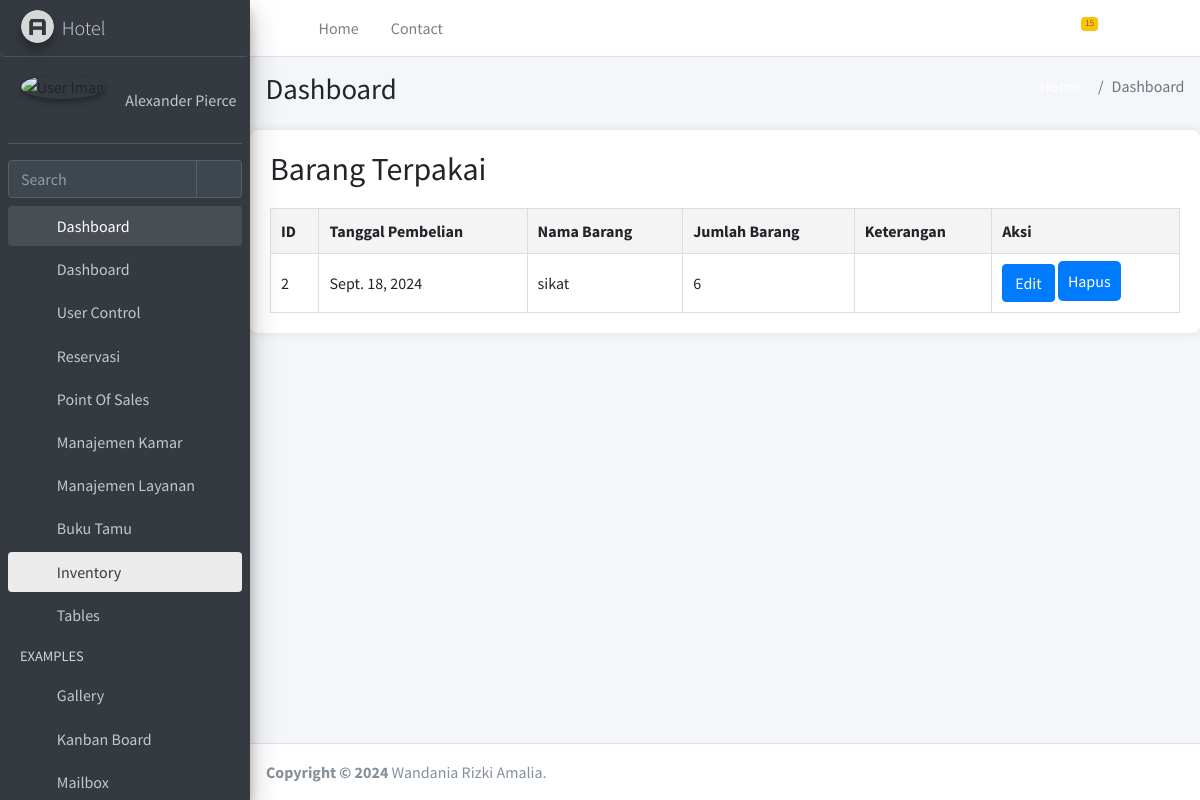
Screenshot of /hotel/barang_terpakai/ with the database file from the repository.
### hotel/models.py (models this page shows, shortened)
class InventoryItem(models.Model):
    PURCHASE_UNIT_CHOICES = [
        ('item', 'Item'),
        ('pcs', 'Pcs'),
        ('box', 'Box'),
        ('kg', 'Kg'),
    ]
    tanggal_pembelian = models.DateField()  # Tanggal pembelian
    no_po_nota = models.CharField(max_length=100, blank=True, null=True)  # Nomor PO/nota
    nama_supplier = models.CharField(max_length=200, default='Unknown')  # Nama supplier
    nama_barang = models.CharField(max_length=200, default='Unknown')  # Nama barang
    satuan = models.CharField(max_length=10, choices=PURCHASE_UNIT_CHOICES, default='pcs')  # Satuan
    jumlah = models.PositiveIntegerField(default=1)  # Jumlah barang
    harga_satuan = models.DecimalField(max_digits=10, decimal_places=2)  # Harga satuan
    total_harga = models.DecimalField(max_digits=10, decimal_places=2, blank=True)  # Total harga
    stok_awal = models.PositiveIntegerField()  # Stok awal
    stok_tersedia = models.PositiveIntegerField(default=0, editable=False)  # Sisa stok
    keterangan = models.TextField(blank=True, null=True) #keterangannya

### hotel/views.py (the view)
# urls.py: path('barang_terpakai/', views.barang_terpakai, name='barang_terpakai'),
def barang_terpakai(request):
    items = InventoryItem.objects.all()
    return render(request, 'barang_terpakai.html', {'items': items})

### hotel/templates/barang_terpakai.html (shortened to what this page needs)
<!DOCTYPE html>
{% load static %}
<html lang="en">
<head>
  <link rel="stylesheet" href="{% static 'assets/plugins/fontawesome-free/css/all.min.css' %}">
  <link rel="stylesheet" href="{% static 'assets/https://code.ionicframework.com/ionicons/2.0.1/css/ionicons.min.css' %}">
  <link rel="stylesheet" href="{% static 'assets/plugins/tempusdominus-bootstrap-4/css/tempusdominus-bootstrap-4.min.css' %}">
  <link rel="stylesheet" href="{% static 'assets/plugins/icheck-bootstrap/icheck-bootstrap.min.css' %}">
  <link rel="stylesheet" href="{% static 'assets/plugins/jqvmap/jqvmap.min.css' %}">
  <link rel="stylesheet" href="{% static 'assets/dist/css/adminlte.min.css' %}">
  <link rel="stylesheet" href="{% static 'assets/plugins/overlayScrollbars/css/OverlayScrollbars.min.css' %}">
  <link rel="stylesheet" href="{% static 'assets/plugins/daterangepicker/daterangepicker.css' %}">
  <link rel="stylesheet" href="{% static 'assets/plugins/summernote/summernote-bs4.min.css' %}">
</head>
<body class="hold-transition sidebar-mini layout-fixed">
<div class="wrapper">
  <nav class="main-header navbar navbar-expand navbar-white navbar-light">
    <ul class="navbar-nav">
      <li class="nav-item">
        <a class="nav-link" data-widget="pushmenu" href="#" role="button"><i class="fas fa-bars"></i></a>
      </li>
      <li class="nav-item d-none d-sm-inline-block">
        <a href="index3.html" class="nav-link">Home</a>
      </li>
      <li class="nav-item d-none d-sm-inline-block">
        <a href="#" class="nav-link">Contact</a>
      </li>
    </ul>
    <ul class="navbar-nav ml-auto">
      <li class="nav-item dropdown">
        <a class="nav-link" data-toggle="dropdown" href="#">
          <span class="badge badge-warning navbar-badge">15</span>
        </a>
      </li>
      <li class="nav-item">
        <a class="nav-link" data-widget="fullscreen" href="#" role="button">
          <i class="fas fa-expand-arrows-alt"></i>
        </a>
      </li>
      <li class="nav-item">
        <a class="nav-link" data-widget="control-sidebar" data-controlsidebar-slide="true" href="#" role="button">
          <i class="fas fa-th-large"></i>
        </a>
      </li>
    </ul>
  </nav>
  <aside class="main-sidebar sidebar-dark-primary elevation-4">
    <a href="index3.html" class="brand-link">
      <img src="{% static 'assets/dist/img/AdminLTELogo.png' %}" alt="AdminLTE Logo" class="brand-image img-circle elevation-3" style="opacity: .8">
      <span class="brand-text font-weight-light">Hotel</span>
    </a>
    <div class="sidebar">
      <div class="user-panel mt-3 pb-3 mb-3 d-flex">
        <div class="image">
          <img src="{% static 'assets/dist/img/user2-160x160.jpg' %}" class="img-circle elevation-2" alt="User Image">
        </div>
        <div class="info">
          <a href="#" class="d-block">Alexander Pierce</a>
        </div>
      </div>
      <div class="form-inline">
        <div class="input-group" data-widget="sidebar-search">
          <input class="form-control form-control-sidebar" type="search" placeholder="Search" aria-label="Search">
          <div class="input-group-append">
            <button class="btn btn-sidebar">
              <i class="fas fa-search fa-fw"></i>
            </button>
          </div>
        </div>
      </div>
      <nav class="mt-2">
        <ul class="nav nav-pills nav-sidebar flex-column" data-widget="treeview" role="menu" data-accordion="false">
          <li class="nav-item menu-open">
            <a href="#" class="nav-link ">
              <i class="nav-icon fas fa-tachometer-alt"></i>
              <p>
                Dashboard
                <i class="right fas fa-angle-left"></i>
              </p>
            </a>
            <ul class="nav nav-treeview">
              <li class="nav-item">
                <a href="{% url 'base' %}" class="nav-link ">
                  <i class="far fa-circle nav-icon"></i>
                  <p>Dashboard</p>
                </a>
              </li>
              <li class="nav-item">
                <a href="{% url 'user_list' %}" class="nav-link ">
                  <i class="far fa-circle nav-icon"></i>
                  <p>User Control</p>
                </a>
              </li>
              <li class="nav-item">
                <a href="#" class="nav-link">
                  <i class="nav-icon fas fa-copy"></i>
                  <p>
                    Reservasi
                    <i class="fas fa-angle-left right"></i>
                  </p>
                </a>
              </li>
              <li class="nav-item">
                <a href="#" class="nav-link">
                  <i class="nav-icon fas fa-chart-pie"></i>
                  <p>
                    Point Of Sales
                    <i class="right fas fa-angle-left"></i>
                  </p>
                </a>
              </li>
          <li class="nav-item">
            <a href="#" class="nav-link">
              <i class="nav-icon fas fa-chart-pie"></i>
              <p>
                Manajemen Kamar
                <i class="right fas fa-angle-left"></i>
              </p>
            </a>
          </li>
              <li class="nav-item">
                <a href="#" class="nav-link">
                  <i class="nav-icon fas fa-chart-pie"></i>
                  <p>
                    Manajemen Layanan
                    <i class="right fas fa-angle-left"></i>
                  </p>
                </a>
              </li>
          <li class="nav-item">
            <a href="#" class="nav-link">
              <i class="nav-icon fas fa-tree"></i>
              <p>
                Buku Tamu
                <i class="fas fa-angle-left right"></i>
              </p>
            </a>
          </li>
          <li class="nav-item">
            <a href="#" class="nav-link active">
              <i class="nav-icon fas fa-edit"></i>
              <p>
                Inventory
                <i class="fas fa-angle-left right "></i>
              </p>
            </a>
          </li>
          <li class="nav-item">
            <a href="#" class="nav-link">
              <i class="nav-icon fas fa-table"></i>
              <p>
                Tables
                <i class="fas fa-angle-left right"></i>
              </p>
            </a>
          </li>
          <li class="nav-header">EXAMPLES</li>
          <li class="nav-item">
            <a href="{% static 'assets/pages/gallery.html' %}" class="nav-link">
              <i class="nav-icon far fa-image"></i>
              <p>
                Gallery
              </p>
            </a>
          </li>
          <li class="nav-item">
            <a href="{% static 'assets/pages/kanban.html' %}" class="nav-link">
              <i class="nav-icon fas fa-columns"></i>
              <p>
                Kanban Board
              </p>
            </a>
          </li>
          <li class="nav-item">
            <a href="#" class="nav-link">
              <i class="nav-icon far fa-envelope"></i>
              <p>
                Mailbox
                <i class="fas fa-angle-left right"></i>
              </p>
            </a>
          </li>
          </li>
        </ul>
      </nav>
    </div>
  </aside>
  <div class="content-wrapper">
    <div class="content-header">
      <div class="container-fluid">
        <div class="row mb-2">
          <div class="col-sm-6">
            <h1 class="m-0">Dashboard</h1>
          </div>
          <div class="col-sm-6">
            <ol class="breadcrumb float-sm-right">
              <li class="breadcrumb-item"><a href="#">Home</a></li>
              <li class="breadcrumb-item active">Dashboard </li>
            </ol>
          </div>
        </div>
      </div>
    </div>
  </head>
  <body>
    <div class="container">
        <h2>Barang Terpakai</h2>
        <table>
            <tr>
                <th>ID</th>
                <th>Tanggal Pembelian</th>
                <th>Nama Barang</th>
                <th>Jumlah Barang</th>
                <th>Keterangan</th>
                <th>Aksi</th>
            </tr>
            {% for item in items %}
            <tr>
                <td>{{ item.id }}</td>
                <td>{{ item.tanggal_pembelian }}</td>
                <td>{{ item.nama_barang }}</td>
                <td> {{ item.jumlah }}</td>
                <td>{{ item.keterangan }}</td>
                <td>
                    <a href="{% url 'barang_edit' item.pk %}" class="btn btn-primary">Edit</a>
                    <a href="{% url 'barang_delete' item.pk %}" class="btn-back">Hapus</a>
                </td>
            </tr>
            {% endfor %}
        </table>
    </div>
  </body>
          <section class="col-lg-5 connectedSortable">
      </div>
  </div>
  <footer class="main-footer">
    <strong>Copyright &copy; 2024</strong>
    Wandania Rizki Amalia.
  </footer>
</body>
</html>

### hotel/templates/barang_terpakai.html (style rules this page uses)
.container { max-width: 1000px; margin: 0 auto; background-color: white; padding: 20px; border-radius: 8px; box-shadow: 0 0 10px rgba(0, 0, 0, 0.1); }
table { width: 100%; border-collapse: collapse; margin-top: 20px; }
th, td { padding: 10px; border: 1px solid #ddd; text-align: left; }
th { background-color: #f4f4f4; }
button, a { padding: 10px; border-radius: 5px; color: white; text-decoration: none; font-size: 16px; }
button { background-color: #28a745; border: none; cursor: pointer; }
.btn-back { background-color: #007bff; }

### rows the page displays
InventoryItem: id "2", tanggal_pembelian "Sept. 18, 2024", nama_barang "sikat", jumlah "6"
